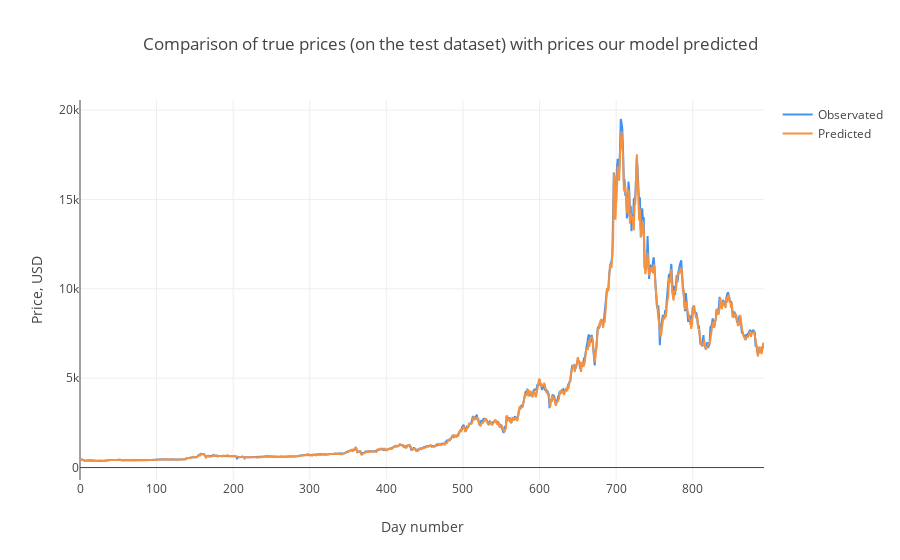

The code cell stored with this chart in its notebook:
### Code cell
# Visualización de 
trace1 = go.Scatter(
    x = np.arange(0, len(predicted), 1),
    y = predicted,
    mode = 'lines',
    name = 'Predicted',
    line = dict(color=('rgb(244, 146, 65)'), width=2)
)
trace2 = go.Scatter(
    x = np.arange(0, len(predicted), 1),
    y = observated,
    mode = 'lines',
    name = 'Observated',
    line = dict(color=('rgb(66, 146, 244)'), width=2)
)

data = [trace2,trace1]
layout = dict(title = 'Comparison of true prices (on the test dataset) with prices our model predicted',
             xaxis = dict(title = 'Day number'), yaxis = dict(title = 'Price, USD'))
fig = dict(data=data, layout=layout)
py.iplot(fig, filename='results_demonstrating0')

### Figure 1 — Plotly figure (JSON) as saved in the notebook; plotly's stock layout.template omitted (floating-point values rounded to 4 significant figures; data arrays with more than 128 entries replaced by an {"elided": "..."} marker saying what was removed)
{"data": [{"line": {"color": "rgb(66, 146, 244)", "width": 2}, "mode": "lines", "name": "Observated", "type": "scatter", "x": {"elided": "894 int values"}, "y": {"elided": "894 float values"}}, {"line": {"color": "rgb(244, 146, 65)", "width": 2}, "mode": "lines", "name": "Predicted", "type": "scatter", "x": {"elided": "894 int values"}, "y": {"elided": "894 float values"}}], "layout": {"title": "Comparison of true prices (on the test dataset) with prices our model predicted", "xaxis": {"title": "Day number"}, "yaxis": {"title": "Price, USD"}}}
